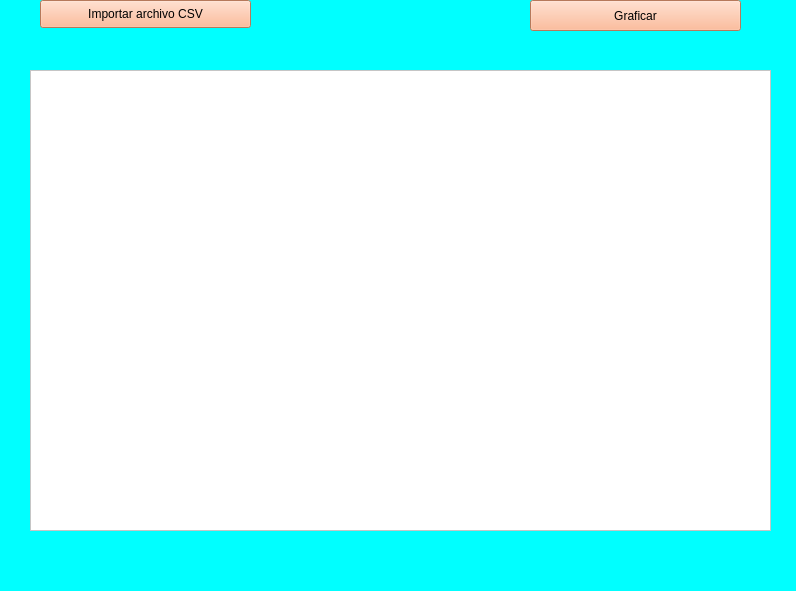
<?xml version="1.0" encoding="UTF-8"?>
<ui version="4.0">
 <class>MainWindow</class>
 <widget class="QMainWindow" name="MainWindow">
  <property name="geometry">
   <rect>
    <x>0</x>
    <y>0</y>
    <width>796</width>
    <height>591</height>
   </rect>
  </property>
  <property name="windowTitle">
   <string>MainWindow</string>
  </property>
  <property name="styleSheet">
   <string notr="true">background-color: rgb(0, 255, 255);</string>
  </property>
  <widget class="QWidget" name="centralwidget">
   <widget class="QPushButton" name="boton1">
    <property name="geometry">
     <rect>
      <x>40</x>
      <y>0</y>
      <width>211</width>
      <height>28</height>
     </rect>
    </property>
    <property name="styleSheet">
     <string notr="true">background-color: rgb(255, 170, 127);</string>
    </property>
    <property name="text">
     <string>Importar archivo CSV</string>
    </property>
   </widget>
   <widget class="QPushButton" name="boton2">
    <property name="geometry">
     <rect>
      <x>530</x>
      <y>0</y>
      <width>211</width>
      <height>31</height>
     </rect>
    </property>
    <property name="styleSheet">
     <string notr="true">background-color: rgb(255, 170, 127);</string>
    </property>
    <property name="text">
     <string>Graficar</string>
    </property>
   </widget>
   <widget class="QTextEdit" name="resultado">
    <property name="geometry">
     <rect>
      <x>30</x>
      <y>70</y>
      <width>741</width>
      <height>461</height>
     </rect>
    </property>
    <property name="styleSheet">
     <string notr="true">background-color: rgb(255, 255, 255);</string>
    </property>
   </widget>
  </widget>
  <widget class="QMenuBar" name="menubar">
   <property name="geometry">
    <rect>
     <x>0</x>
     <y>0</y>
     <width>796</width>
     <height>26</height>
    </rect>
   </property>
  </widget>
  <widget class="QStatusBar" name="statusbar"/>
 </widget>
 <resources/>
 <connections/>
</ui>
